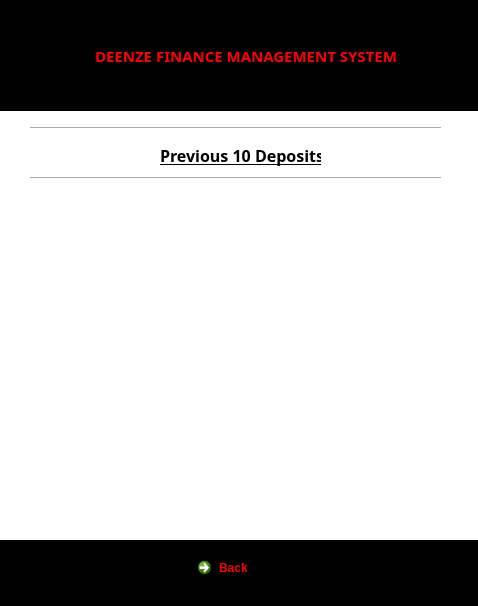
<?xml version="1.0" encoding="UTF-8"?>
<ui version="4.0">
 <class>PrevDeposits</class>
 <widget class="QDialog" name="PrevDeposits">
  <property name="geometry">
   <rect>
    <x>0</x>
    <y>0</y>
    <width>478</width>
    <height>606</height>
   </rect>
  </property>
  <property name="minimumSize">
   <size>
    <width>478</width>
    <height>606</height>
   </size>
  </property>
  <property name="maximumSize">
   <size>
    <width>478</width>
    <height>606</height>
   </size>
  </property>
  <property name="windowTitle">
   <string>Previous Deposits</string>
  </property>
  <property name="windowIcon">
   <iconset resource="Resources.qrc">
    <normaloff>:/new/Images/member1.ico</normaloff>:/new/Images/member1.ico</iconset>
  </property>
  <property name="styleSheet">
   <string notr="true">background-color:white;</string>
  </property>
  <widget class="QLabel" name="label">
   <property name="geometry">
    <rect>
     <x>0</x>
     <y>0</y>
     <width>101</width>
     <height>111</height>
    </rect>
   </property>
   <property name="styleSheet">
    <string notr="true">background-color:black;</string>
   </property>
   <property name="text">
    <string/>
   </property>
   <property name="pixmap">
    <pixmap resource="Resources.qrc">:/new/Images/member2.png</pixmap>
   </property>
  </widget>
  <widget class="QLabel" name="label_2">
   <property name="geometry">
    <rect>
     <x>95</x>
     <y>0</y>
     <width>411</width>
     <height>111</height>
    </rect>
   </property>
   <property name="font">
    <font>
     <family>Koshgarian-Ligh</family>
     <pointsize>11</pointsize>
     <weight>75</weight>
     <bold>true</bold>
    </font>
   </property>
   <property name="styleSheet">
    <string notr="true">background-color:black;
color:red;</string>
   </property>
   <property name="text">
    <string>DEENZE FINANCE MANAGEMENT SYSTEM</string>
   </property>
  </widget>
  <widget class="QLabel" name="label_3">
   <property name="geometry">
    <rect>
     <x>160</x>
     <y>140</y>
     <width>161</width>
     <height>31</height>
    </rect>
   </property>
   <property name="font">
    <font>
     <family>Adobe Caslon Pro Bold</family>
     <pointsize>12</pointsize>
     <weight>75</weight>
     <bold>true</bold>
     <underline>true</underline>
    </font>
   </property>
   <property name="text">
    <string>Previous 10 Deposits</string>
   </property>
  </widget>
  <widget class="QTableView" name="tableView_Deposits">
   <property name="geometry">
    <rect>
     <x>80</x>
     <y>190</y>
     <width>341</width>
     <height>331</height>
    </rect>
   </property>
   <property name="frameShape">
    <enum>QFrame::NoFrame</enum>
   </property>
  </widget>
  <widget class="QLabel" name="label_4">
   <property name="geometry">
    <rect>
     <x>-10</x>
     <y>540</y>
     <width>511</width>
     <height>71</height>
    </rect>
   </property>
   <property name="styleSheet">
    <string notr="true">background-color:black;</string>
   </property>
   <property name="text">
    <string>TextLabel</string>
   </property>
  </widget>
  <widget class="QCommandLinkButton" name="commandLinkButton">
   <property name="geometry">
    <rect>
     <x>190</x>
     <y>550</y>
     <width>172</width>
     <height>41</height>
    </rect>
   </property>
   <property name="styleSheet">
    <string notr="true">color:red;</string>
   </property>
   <property name="text">
    <string>Back</string>
   </property>
  </widget>
  <widget class="Line" name="line">
   <property name="geometry">
    <rect>
     <x>30</x>
     <y>170</y>
     <width>411</width>
     <height>16</height>
    </rect>
   </property>
   <property name="orientation">
    <enum>Qt::Horizontal</enum>
   </property>
  </widget>
  <widget class="Line" name="line_2">
   <property name="geometry">
    <rect>
     <x>30</x>
     <y>120</y>
     <width>411</width>
     <height>16</height>
    </rect>
   </property>
   <property name="orientation">
    <enum>Qt::Horizontal</enum>
   </property>
  </widget>
 </widget>
 <resources>
  <include location="Resources.qrc"/>
 </resources>
 <connections/>
</ui>
